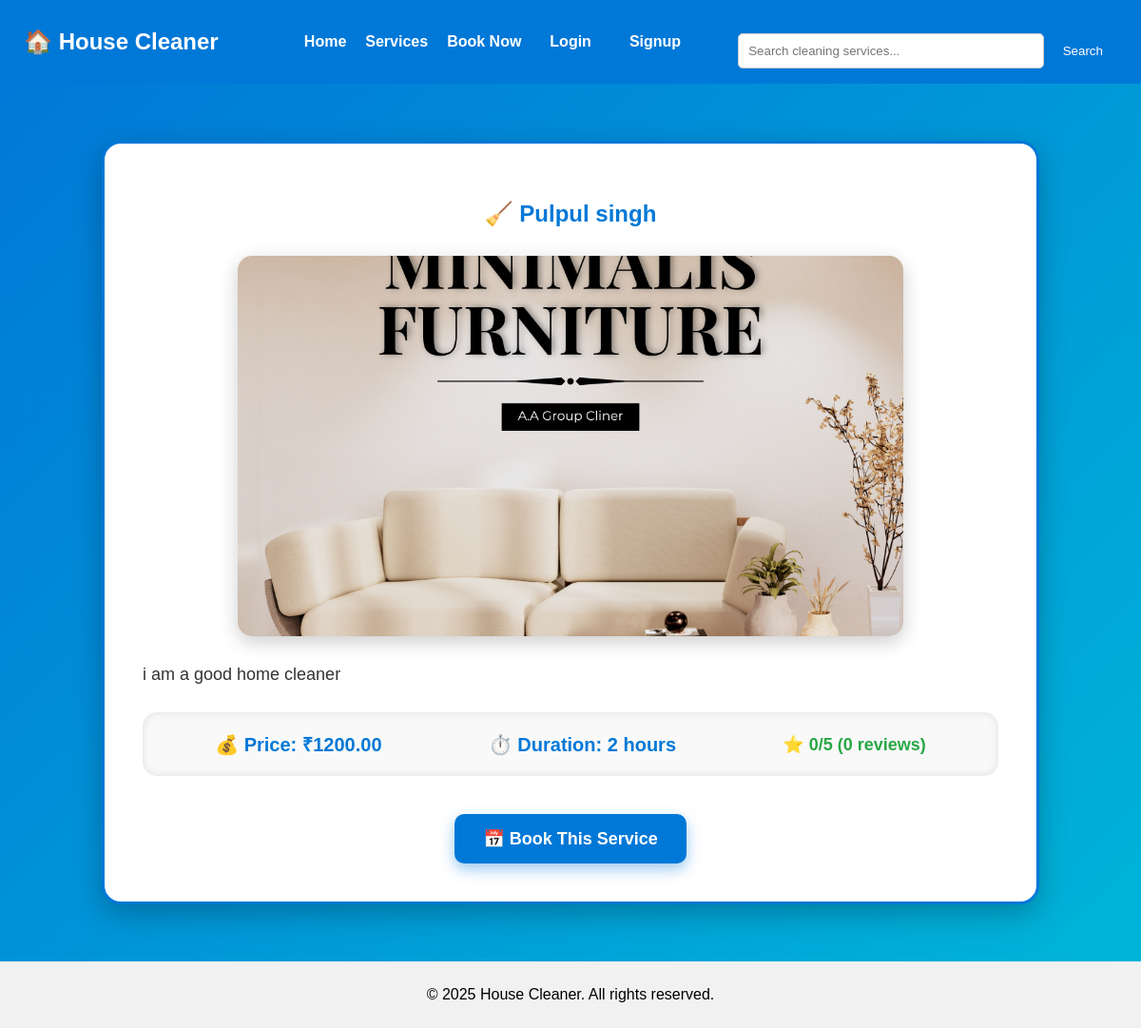
The app's page /services/1/ with its own data.
### services/models.py (models this page shows, shortened)
class Service(models.Model):
    SERVICE_TYPES = [
        ('home', 'Home Cleaning'),
        ('office', 'Office Cleaning'),
        ('carpet', 'Carpet Cleaning'),
        ('sofa', 'Sofa Cleaning'),
        ('deep', 'Deep Cleaning'),
    ]
    name = models.CharField(max_length=100)
    service_type = models.CharField(max_length=50, choices=SERVICE_TYPES)
    description = models.TextField()
    price = models.DecimalField(max_digits=8, decimal_places=2)
    duration = models.CharField(max_length=50, help_text="Example: 2 hours")
    image = models.ImageField(upload_to='service_images/', blank=True, null=True)
    created_at = models.DateTimeField(auto_now_add=True)
    def average_rating(self):
        reviews = Review.objects.filter(service=self)
        if reviews.exists():
            return round(sum([r.rating for r in reviews]) / reviews.count(), 2)
        return 0
    def review_count(self):
        return Review.objects.filter(service=self).count()

### services/views.py (the view)
# urls.py: path('<int:service_id>/', views.service_detail, name='service_detail'),
def service_detail(request, service_id):
    service = get_object_or_404(Service, id=service_id)
    reviews = service.reviews.all()
    is_wishlisted = False
    if request.user.is_authenticated:
        from bookings.models import Wishlist
        is_wishlisted = Wishlist.objects.filter(user=request.user, service=service).exists()
    context = {
        'service': service,
        'reviews': reviews,
        'average_rating': service.average_rating(),
        'review_count': service.review_count(),
        'is_wishlisted': is_wishlisted,
    }
    return render(request, 'services/service_detail.html', context)

### services/templates/services/service_detail.html (shortened to what this page needs)
{% extends 'base.html' %}
{% block content %}
<section style="min-height:100vh; background:linear-gradient(135deg, #0078D7, #00B4D8); padding:60px 20px;">
  <div style="max-width:900px; margin:0 auto; background:white; border-radius:20px;
              padding:40px; box-shadow:0 10px 30px rgba(0,0,0,0.25); border:3px solid #0078D7;">
      <h2 style="text-align:center; color:#0078D7; font-weight:bold; margin-bottom:30px;">
        🧹 {{ service.name }}
      </h2>
      {% if service.image %}
          <div style="display:flex; justify-content:center; margin-bottom:25px;">
              <img src="{{ service.image.url }}" alt="{{ service.name }}"
                   style="width:100%; max-width:700px; height:400px; object-fit:cover; border-radius:15px;
                          box-shadow:0 6px 20px rgba(0,0,0,0.2);">
          </div>
      {% endif %}
      <div style="text-align:left; line-height:1.7; font-size:18px; color:#333;">
          <p style="margin-bottom:25px;">{{ service.description }}</p>
      </div>
      <div style="display:flex; flex-wrap:wrap; justify-content:space-around; align-items:center;
                  background:#F9F9F9; border-radius:15px; padding:20px; box-shadow:inset 0 0 10px rgba(0,0,0,0.1); margin-bottom:25px;">
          <div style="font-size:20px; color:#0078D7; font-weight:bold;">
              💰 Price: ₹{{ service.price }}
          </div>
          <div style="font-size:20px; color:#0078D7; font-weight:bold;">
              ⏱️ Duration: {{ service.duration }}
          </div>
          <div style="font-size:18px; color:#28A745; font-weight:bold;">
              ⭐ {{ average_rating }}/5 ({{ review_count }} reviews)
          </div>
      </div>
      <div style="text-align:center; display:flex; gap:15px; justify-content:center; margin-top:40px;">
          <a href="{% url 'create_booking' service.id %}"
             style="background:#0078D7; color:white; padding:15px 30px; border:none;
                    border-radius:10px; text-decoration:none; font-size:18px;
                    font-weight:bold; box-shadow:0 6px 15px rgba(0,120,215,0.4);
                    transition:0.3s;">
              📅 Book This Service
          </a>
      </div>
  </div>
</section>
{% endblock %}

### static/css/style.css (style rules this page uses)
body { font-family: Arial, sans-serif; margin: 0; padding: 0; }
h2 { color: #0078D7; }

### records on screen
Service: name "Pulpul singh", image (picture), description "i am a good home cleaner", price "1200.00", duration "2 hours"

### other values on screen
{{ average_rating }} "0"
{{ review_count }} "0"
